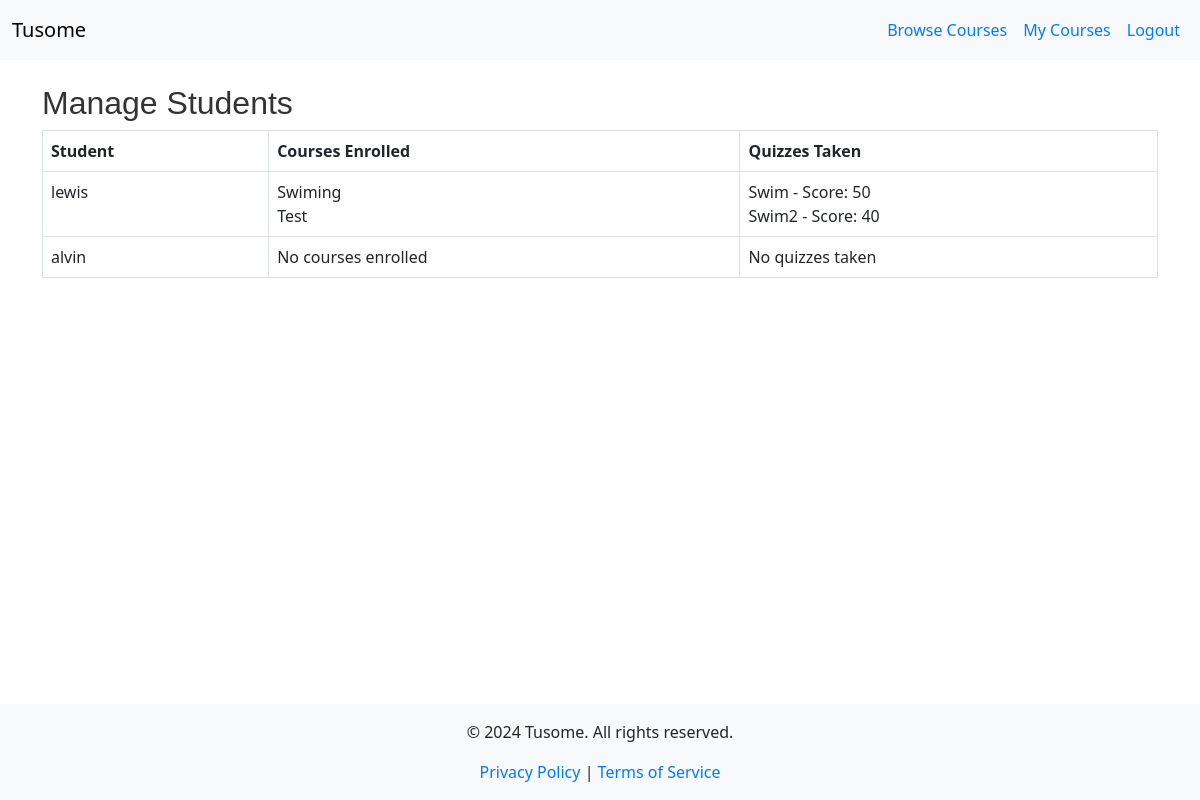
Screenshot of /instructor/manage_students (signed in) with the database file from the repository.
### models.py (models this page shows, shortened)
class User(UserMixin, db.Model):
    id = db.Column(db.Integer, primary_key=True)
    username = db.Column(db.String(150), unique=True, nullable=False)
    password = db.Column(db.String(150), nullable=False)
    role = db.Column(db.Enum(RoleEnum), nullable=False)  # Using Enum for roles
    instructor = db.relationship('Instructor', back_populates='user', uselist=False)
    student = db.relationship('Student', back_populates='user', uselist=False)

class Course(db.Model):
    id = db.Column(db.Integer, primary_key=True)
    title = db.Column(db.String(200), nullable=False)
    description = db.Column(db.Text, nullable=False)
    is_featured = db.Column(db.Boolean, default=False)
    instructor_id = db.Column(db.Integer, db.ForeignKey('instructor.id'), nullable=False)
    instructor = db.relationship('Instructor', back_populates='courses')
    lessons = db.relationship('Lesson', back_populates='course', lazy=True)
    quizzes = db.relationship('Quiz', back_populates='course', lazy=True)
    materials = db.relationship('CourseMaterial', back_populates='course', lazy=True)
    enrollments = db.relationship('Enrollment', back_populates='course', lazy=True)
    submissions = db.relationship('Submission', back_populates='course', lazy=True)

class Quiz(db.Model):
    id = db.Column(db.Integer, primary_key=True)
    course_id = db.Column(db.Integer, db.ForeignKey('course.id'), nullable=False)
    title = db.Column(db.String(200), nullable=False)
    status = db.Column(db.String(20), nullable=False)
    course = db.relationship('Course', back_populates='quizzes')
    questions = db.relationship('Question', back_populates='quiz', lazy=True)
    quiz_submissions = db.relationship('QuizSubmission', back_populates='quiz', lazy=True)

class QuizSubmission(db.Model):
    id = db.Column(db.Integer, primary_key=True)
    student_id = db.Column(db.Integer, db.ForeignKey('student.id'), nullable=False)
    quiz_id = db.Column(db.Integer, db.ForeignKey('quiz.id'), nullable=False)
    question_id = db.Column(db.Integer, db.ForeignKey('question.id'), nullable=False)
    selected_answer = db.Column(db.String(200), nullable=False)
    submission_date = db.Column(db.DateTime, default=datetime.utcnow)
    grade = db.Column(db.String(10))
    student = db.relationship('Student', back_populates='quiz_submissions')
    quiz = db.relationship('Quiz', back_populates='quiz_submissions')
    question = db.relationship('Question', back_populates='quiz_submissions')

### app.py (the view)
@app.route('/instructor/manage_students')
@login_required
def manage_students():
    students = db.session.query(Student).all()
    student_courses_quizzes = []
    for student in students:
        courses = [enrollment.course.title for enrollment in student.enrollments]
        quiz_dict = {}
        for quiz_submission in student.quiz_submissions:
            quiz = quiz_submission.quiz
            if quiz.id not in quiz_dict:
                quiz_dict[quiz.id] = (quiz.title, quiz_submission.grade)
        student_courses_quizzes.append({
            'student': student,
            'courses': courses,
            'quizzes': list(quiz_dict.values())  # Convert dictionary back to list
        })
    return render_template('manage_students.html', student_courses_quizzes=student_courses_quizzes)

### app.py (called while the page is built)
@app.context_processor
def inject_current_year():
    return {'current_year': datetime.utcnow().year}

@login_manager.user_loader
def load_user(user_id):
    return User.query.get(int(user_id))

@app.context_processor
def inject_roleenum():
    return dict(RoleEnum=RoleEnum)

### templates/manage_students.html
{% extends "base.html" %}
{% block content %}
<h2>Manage Students</h2>
<table class="table table-bordered">
    <thead>
        <tr>
            <th>Student</th>
            <th>Courses Enrolled</th>
            <th>Quizzes Taken</th>
        </tr>
    </thead>
    <tbody>
        {% for entry in student_courses_quizzes %}
        <tr>
            <td>{{ entry.student.user.username }}</td>
            <td>
                {% if entry.courses %}
                    {% for course in entry.courses %}
                        {{ course }}<br>
                    {% endfor %}
                {% else %}
                    No courses enrolled
                {% endif %}
            </td>
            <td>
                {% if entry.quizzes %}
                    {% for quiz, score in entry.quizzes %}
                        {{ quiz }} - Score: {{ score }}<br>
                    {% endfor %}
                {% else %}
                    No quizzes taken
                {% endif %}
            </td>
        </tr>
        {% endfor %}
    </tbody>
</table>
{% endblock %}

### static/css/style.css (style rules this page uses)
h1, h2, h3 { color: #333; font-family: 'Arial', sans-serif; }
html, body { height: 100%; margin: 0; }
body { display: flex; flex-direction: column; }

### templates/base.html (style rules this page uses)
html, body { height: 100%; margin: 0; }
body { display: flex; flex-direction: column; }

### rows the page displays
User: student.user.username "lewis"
Course: title "Swiming"
Course: title "Test"
Quiz: quizzes "Swim"
QuizSubmission: quizzes "50"
Quiz: quizzes "Swim2"
QuizSubmission: quizzes "40"
User: student.user.username "alvin"
